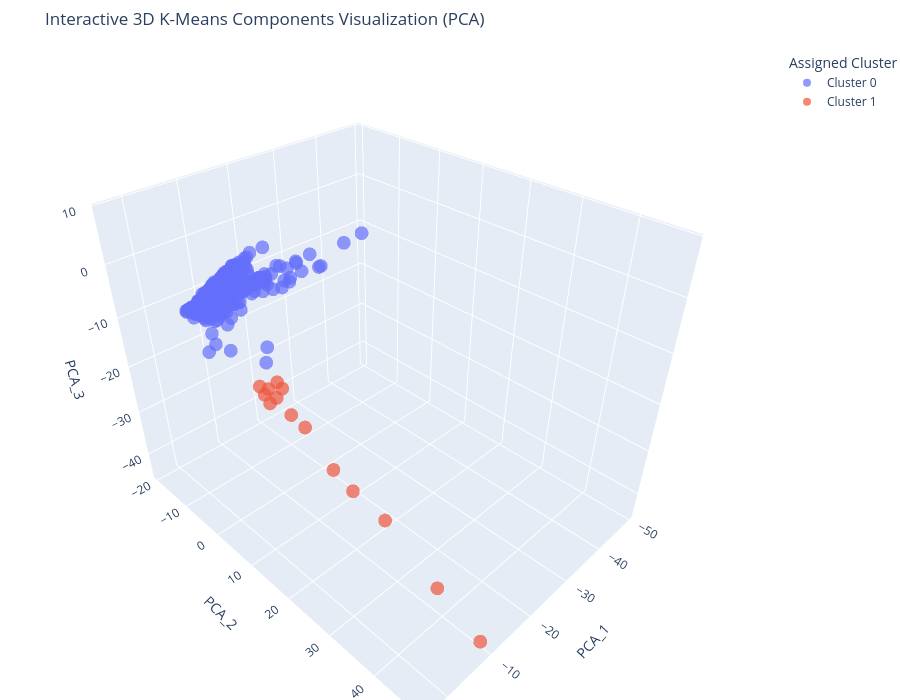

The notebook cell saved with this chart:
### Code cell
# 4. Apply Dimensionality Reduction (PCA) and Plot 3D Interactive Scatter
from sklearn.decomposition import PCA

# Reduce dimensions to 3
pca = PCA(n_components=3, random_state=42)
pca_components = pca.fit_transform(X_scaled_df)

# Add PCA components to the clustered dataframe for visualization
df_clustered['PCA_1'] = pca_components[:, 0]
df_clustered['PCA_2'] = pca_components[:, 1]
df_clustered['PCA_3'] = pca_components[:, 2]

# Convert 'Cluster' to a string column for discrete colors
df_clustered['Cluster_str'] = 'Cluster ' + df_clustered['Cluster'].astype(str)

# Create an interactive 3D scatter plot
fig_3d = px.scatter_3d(
    df_clustered,
    x='PCA_1', 
    y='PCA_2', 
    z='PCA_3',
    color='Cluster_str',
    title='Interactive 3D K-Means Components Visualization (PCA)',
    opacity=0.7,
    labels={'Cluster_str': 'Assigned Cluster'},
    height=700
)

# Improve layout
fig_3d.update_layout(margin=dict(l=0, r=0, b=0, t=50))
fig_3d.show()

### Figure 1 — Plotly figure (JSON) as saved in the notebook; plotly's stock layout.template omitted (floating-point values rounded to 4 significant figures; data arrays with more than 128 entries replaced by an {"elided": "..."} marker saying what was removed)
{"data": [{"hovertemplate": "Assigned Cluster=Cluster 0<br>PCA_1=%{x}<br>PCA_2=%{y}<br>PCA_3=%{z}<extra></extra>", "legendgroup": "Cluster 0", "marker": {"color": "#636efa", "opacity": 0.7, "symbol": "circle"}, "mode": "markers", "name": "Cluster 0", "scene": "scene", "showlegend": true, "type": "scatter3d", "x": {"elided": "9550 float values"}, "y": {"elided": "9550 float values"}, "z": {"elided": "9550 float values"}}, {"hovertemplate": "Assigned Cluster=Cluster 1<br>PCA_1=%{x}<br>PCA_2=%{y}<br>PCA_3=%{z}<extra></extra>", "legendgroup": "Cluster 1", "marker": {"color": "#EF553B", "opacity": 0.7, "symbol": "circle"}, "mode": "markers", "name": "Cluster 1", "scene": "scene", "showlegend": true, "type": "scatter3d", "x": [-2.432, -3.334, -0.5685, -2.209, -1.534, 0.03327, -6.561, -1.157, 0.07215, -2.48, -4.062, -8.139, 0.1882, -9.651], "y": [17.87, 22.82, 12.2, 15.03, 14.31, 13.1, 30.51, 13.21, 12.04, 11.85, 26.22, 40.19, 11.17, 47.98], "z": [-15.4, -21.24, -10.31, -14.51, -9.635, -12.15, -28.66, -11.72, -11.1, -10.23, -23.79, -37.31, -9.995, -44.29]}], "layout": {"height": 700, "legend": {"title": {"text": "Assigned Cluster"}, "tracegroupgap": 0}, "margin": {"b": 0, "l": 0, "r": 0, "t": 50}, "scene": {"domain": {"x": [0, 1], "y": [0, 1]}, "xaxis": {"title": {"text": "PCA_1"}}, "yaxis": {"title": {"text": "PCA_2"}}, "zaxis": {"title": {"text": "PCA_3"}}}, "title": {"text": "Interactive 3D K-Means Components Visualization (PCA)"}}}
